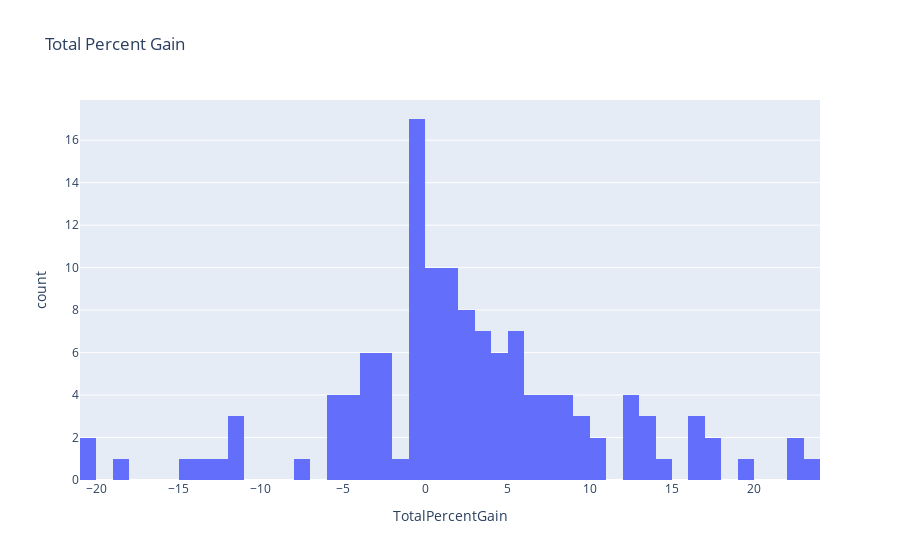

Notebook source saved alongside this figure:
### Code cell
# histogram of total percent gain
fig = px.histogram(all_results, x="TotalPercentGain", title="Total Percent Gain", nbins=50)
fig.show()

### Figure 1 — Plotly figure (JSON) as saved in the notebook; plotly's stock layout.template omitted (floating-point values rounded to 4 significant figures; data arrays with more than 128 entries replaced by an {"elided": "..."} marker saying what was removed)
{"data": [{"alignmentgroup": "True", "bingroup": "x", "hovertemplate": "TotalPercentGain=%{x}<br>count=%{y}<extra></extra>", "legendgroup": "", "marker": {"color": "#636efa", "pattern": {"shape": ""}}, "name": "", "nbinsx": 50, "offsetgroup": "", "orientation": "v", "showlegend": false, "type": "histogram", "x": {"elided": "130 float values"}, "xaxis": "x", "yaxis": "y"}], "layout": {"barmode": "relative", "legend": {"tracegroupgap": 0}, "title": {"text": "Total Percent Gain"}, "xaxis": {"anchor": "y", "domain": [0, 1], "title": {"text": "TotalPercentGain"}}, "yaxis": {"anchor": "x", "domain": [0, 1], "title": {"text": "count"}}}}
